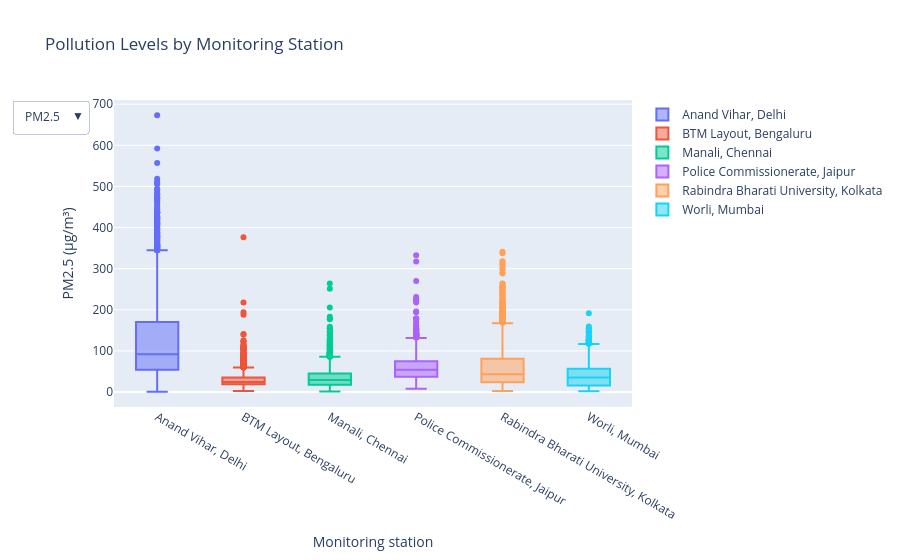

This figure's notebook cell:
### Markdown cell above
This chart combines years into one monthly pattern. 
It separates years, revealing that the seasonal peaks vary in strength and timing rather than repeating at one fixed level.

1. In Jaipur, monthly median PM10 is generally lower during July–September and rises again toward the end of the year. The late-year increase varies considerably: November is especially high in 2021, 2023, and 2024. Separating months by year shows that seasonal peaks are not equally strong every year, which would be hidden by a heatmap that averages across all years. 

2. Bengaluru’s monthly PM10 pattern varies considerably across years. The heatmap shows a sharp February peak in 2021 and broadly higher readings during the first half of 2022, while 2023 is lower across much of the year. This suggests the timing and strength of peaks are not consistent from year to year. The 2020 record is almost entirely missing, and 2024 has gaps, so those years cannot support complete seasonal comparisons.

3. Kolkata’s monthly median PM10 is generally higher at the beginning and end of the year and lower through much of the middle months. This seasonal pattern is strongest in 2019–2022, while the heatmap shows lower readings across much of 2024–2025. The chart reveals both a recurring monthly cycle and year-to-year differences, but coverage should be checked before interpreting the later values as a sustained improvement. 

4. At Anand Vihar, monthly median PM10 is generally higher toward the end of the year, with strong October–November values across several years. Midyear months, especially July and August, tend to be lower. The strength of the late-year increase varies by year, so this chart reveals a recurring seasonal pattern rather than a fixed level or its cause. 

5. Manali’s monthly median PM10 varies by both season and year. The clearest feature is a sharp 2025 increase in January, February, and December, while readings from March through November are mostly lower. This points to concentrated winter-month peaks rather than a year-round increase. The pattern needs to be interpreted cautiously because the chart covers only 2021–2025, and January–February 2021 are missing. 

6. At Worli, monthly median PM10 is generally higher around November–February and lower during much of May–September. The winter peak varies by year: it is especially strong in 2021–2022, while 2024 shows a notable rise in November and December. This chart reveals a recurring seasonal pattern whose intensity changes from year to year. The 2019 record is missing January–May, so that year cannot be compared across all months.


summary:Across the heatmaps shared so far, PM10 is often higher toward the beginning or end of the year and lower during midyear months, but the pattern and peak months vary by city and year. Some years also have missing months, so incomplete rows need caution when comparing seasonal pattern

### Code cell
fig = go.Figure()

for pollutant in ["PM2.5 (µg/m³)", "PM10 (µg/m³)"]:
    for station in station_order:
        values = data.loc[
            data["station"] == station, pollutant
        ].dropna()

        fig.add_trace(go.Box(
            y=values,
            name=station,
            visible=(pollutant == "PM2.5 (µg/m³)")
        ))

fig.update_layout(
    title="Pollution Levels by Monitoring Station",
    yaxis_title="PM2.5 (µg/m³)",
    xaxis_title="Monitoring station",
    updatemenus=[{
        "buttons": [
            {
                "label": "PM2.5",
                "method": "update",
                "args": [
                    {"visible": [True] * 6 + [False] * 6},
                    {"title": "PM2.5 Levels by Monitoring Station",
                     "yaxis.title": "PM2.5 (µg/m³)"}
                ]
            },
            {
                "label": "PM10",
                "method": "update",
                "args": [
                    {"visible": [False] * 6 + [True] * 6},
                    {"title": "PM10 Levels by Monitoring Station",
                     "yaxis.title": "PM10 (µg/m³)"}
                ]
            }
        ],
        "direction": "down"
    }]
)

fig.show()

### Figure 1 — Plotly figure (JSON) as saved in the notebook; plotly's stock layout.template omitted (floating-point values rounded to 4 significant figures; data arrays with more than 128 entries replaced by an {"elided": "..."} marker saying what was removed)
{"data": [{"name": "Anand Vihar, Delhi", "type": "box", "visible": true, "y": {"elided": "2490 float values"}}, {"name": "BTM Layout, Bengaluru", "type": "box", "visible": true, "y": {"elided": "2409 float values"}}, {"name": "Manali, Chennai", "type": "box", "visible": true, "y": {"elided": "2416 float values"}}, {"name": "Police Commissionerate, Jaipur", "type": "box", "visible": true, "y": {"elided": "2530 float values"}}, {"name": "Rabindra Bharati University, Kolkata", "type": "box", "visible": true, "y": {"elided": "2498 float values"}}, {"name": "Worli, Mumbai", "type": "box", "visible": true, "y": {"elided": "2215 float values"}}, {"name": "Anand Vihar, Delhi", "type": "box", "visible": false, "y": {"elided": "2475 float values"}}, {"name": "BTM Layout, Bengaluru", "type": "box", "visible": false, "y": {"elided": "1700 float values"}}, {"name": "Manali, Chennai", "type": "box", "visible": false, "y": {"elided": "1658 float values"}}, {"name": "Police Commissionerate, Jaipur", "type": "box", "visible": false, "y": {"elided": "2532 float values"}}, {"name": "Rabindra Bharati University, Kolkata", "type": "box", "visible": false, "y": {"elided": "2496 float values"}}, {"name": "Worli, Mumbai", "type": "box", "visible": false, "y": {"elided": "2217 float values"}}], "layout": {"title": {"text": "Pollution Levels by Monitoring Station"}, "updatemenus": [{"buttons": [{"args": [{"visible": [true, true, true, true, true, true, false, false, false, false, false, false]}, {"title": "PM2.5 Levels by Monitoring Station", "yaxis.title": "PM2.5 (µg/m³)"}], "label": "PM2.5", "method": "update"}, {"args": [{"visible": [false, false, false, false, false, false, true, true, true, true, true, true]}, {"title": "PM10 Levels by Monitoring Station", "yaxis.title": "PM10 (µg/m³)"}], "label": "PM10", "method": "update"}], "direction": "down"}], "xaxis": {"title": {"text": "Monitoring station"}}, "yaxis": {"title": {"text": "PM2.5 (µg/m³)"}}}}
